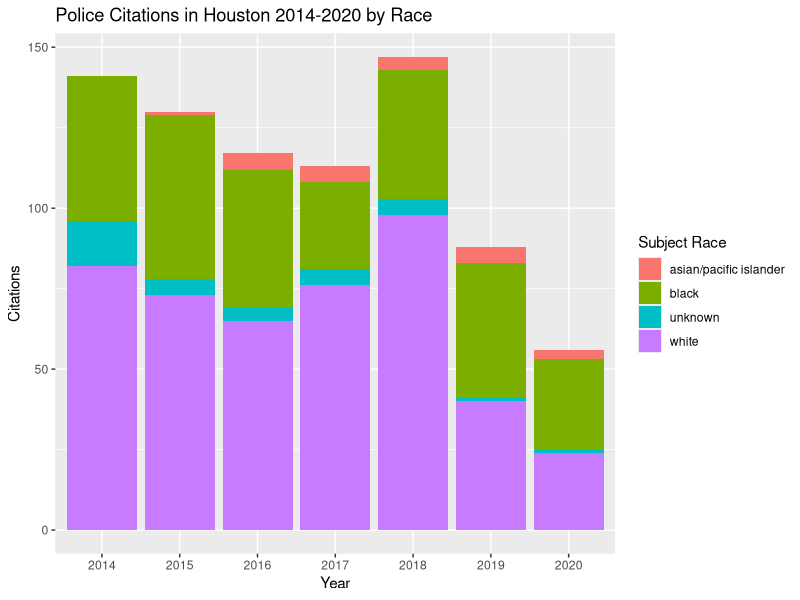

Write R code to recreate this figure. (Note: this script raises an error after producing the figure.)
## ---- chunk 1
knitr::opts_chunk$set(echo = TRUE)
## ---- chunk 2

library(ggplot2)
library(readr)
mini_htx <- read_csv("Datasets/mini_htx.csv")

## ---- chunk 3
# yearly citations stacked by race
race_date <- mini_htx[,c("date", "subject_race")] # race and date
race_date <- na.omit(race_date) # omit na Values

year_only <- function(fulldate){
  year <- substring(fulldate, 1, 4) # only keep year
}
race_date$date <- unlist(lapply(race_date$date, year_only))
make_factor <- (race_date$date)

race_date <- as.data.frame(table(race_date))

# Stacked
ggplot(race_date, aes(fill=subject_race, y=Freq, x=date))+geom_bar(position="stack", stat="identity")+ggtitle("Police Citations in Houston 2014-2020 by Race")+xlab("Year")+ylab("Citations")+guides(fill=guide_legend(title='Subject Race'))

## ---- chunk 4
mini_htx2$diff <- (mini_htx2$speed - mini_htx2$posted_speed)
diff <- mini_htx2$diff
mini_htx2 <- na.omit(mini_htx2)

ggplot(mini_htx2, aes(fill=factor(subject_sex),subject_race, diff)) + geom_violin() + labs(title="MPH over Speed Limit for Citation", x="Subject Race",y="MPH Speeding")+guides(fill=guide_legend(title='Subject Sex'))

